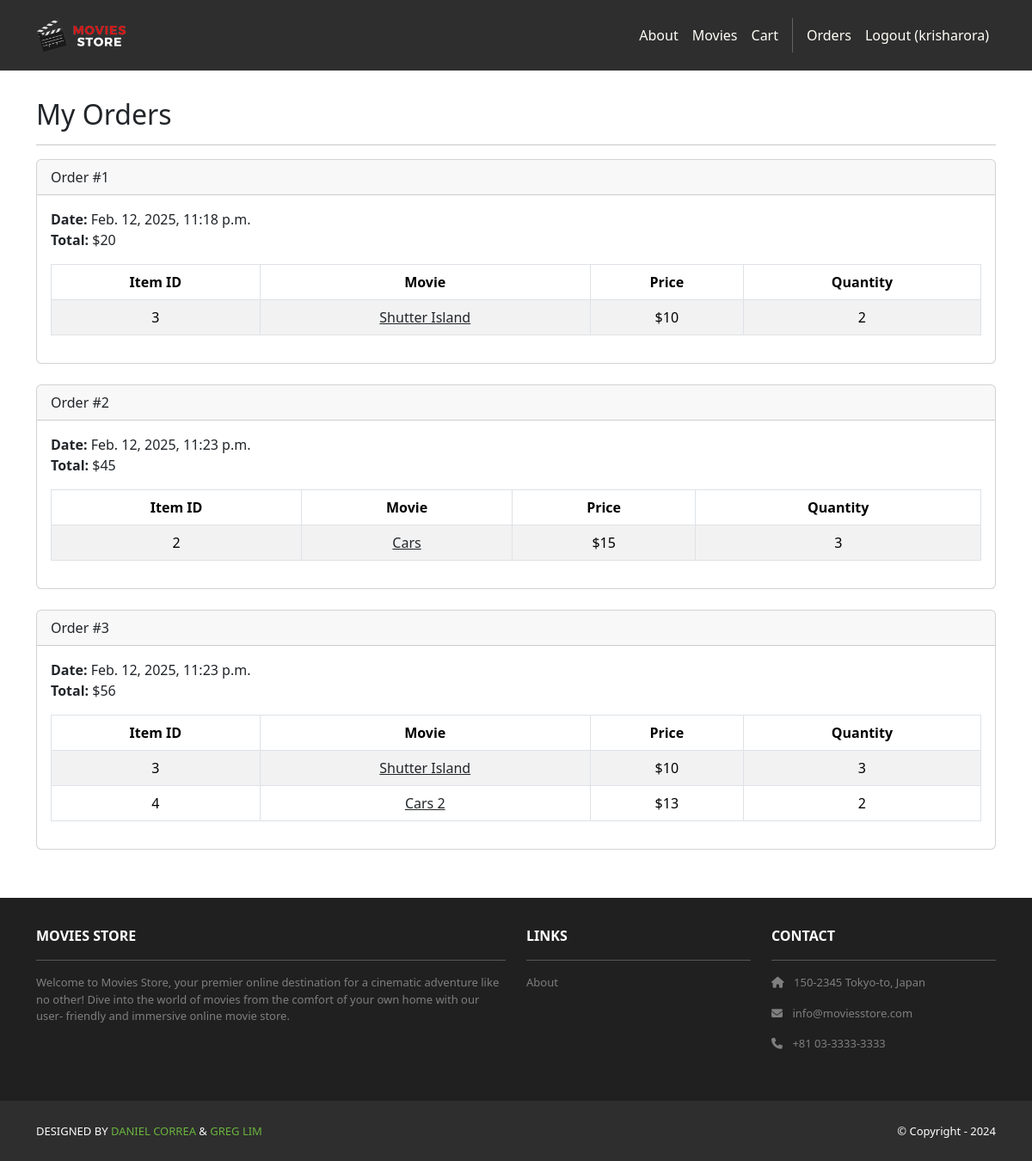
/accounts/orders/ (signed in), run on an earlier commit of the app's database.
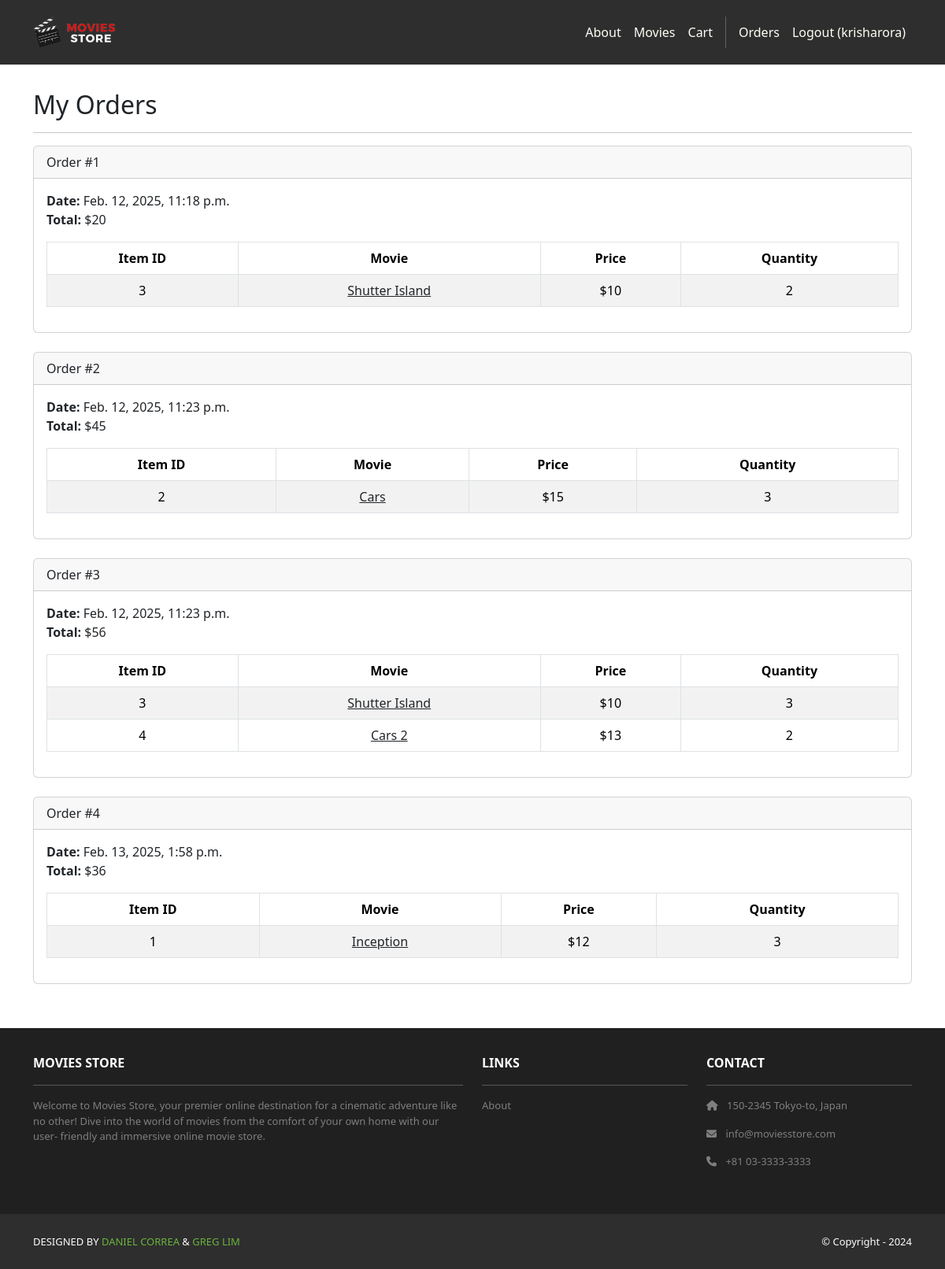
And on a later commit of the database.
### cart/models.py (models this page shows, shortened)
class Order(models.Model):
    id = models.AutoField(primary_key=True)
    total = models.IntegerField()
    date = models.DateTimeField(auto_now_add=True)
    user = models.ForeignKey(User,
        on_delete=models.CASCADE)

class Item(models.Model):
    id = models.AutoField(primary_key=True)
    price = models.IntegerField()
    quantity = models.IntegerField()
    order = models.ForeignKey(Order,
        on_delete=models.CASCADE)
    movie = models.ForeignKey(Movie,
        on_delete=models.CASCADE)

### movies/models.py (models this page shows, shortened)
class Movie(models.Model):
    id = models.AutoField(primary_key=True)
    name = models.CharField(max_length=255)
    price = models.IntegerField()
    description = models.TextField()
    image = models.ImageField(upload_to='movie_images/')

### accounts/views.py (the view)
# urls.py: path('orders/', views.orders, name='accounts.orders')
@login_required
def orders(request):
    template_data = {}
    template_data['title'] = 'Orders'
    template_data['orders'] = request.user.order_set.all()
    return render(request, 'accounts/orders.html',
        {'template_data': template_data})

### accounts/templates/accounts/orders.html
{% extends 'base.html' %}
{% block content %}
<div class="p-3">
  <div class="container">
    <div class="row mt-3">
      <div class="col mx-auto mb-3">
        <h2>My Orders</h2>
        <hr />
        {% for order in template_data.orders %}
        <div class="card mb-4">
          <div class="card-header">
            Order #{{ order.id }}
          </div>
          <div class="card-body">
            <b>Date:</b> {{ order.date }}<br />
            <b>Total:</b> ${{ order.total }}<br />
            <table class="table table-bordered
              table-striped text-center mt-3">
              <thead>
                <tr>
                  <th scope="col">Item ID</th>
                  <th scope="col">Movie</th>
                  <th scope="col">Price</th>
                  <th scope="col">Quantity</th>
                </tr>
              </thead>
              <tbody>
                {% for item in order.item_set.all %}
                <tr>
                  <td>{{ item.movie.id }}</td>
                  <td>
                    <a class="link-dark"
                      href="{% url 'movies.show' id=item.movie.id %}">
                      {{ item.movie.name }}
                    </a>
                  </td>
                  <td>${{ item.movie.price }}</td>
                  <td>{{ item.quantity }}</td>
                </tr>
                {% endfor %}
              </tbody>
            </table>
          </div>
        </div>
        {% endfor %}
      </div>
    </div>
  </div>
</div>
{% endblock content %}

What changed in the data, as far as the page shows it:
added Order: id "4", date "Feb. 13, 2025, 1:58 p.m.", total "36"
added Item: movie.id "1", movie.name "Inception", movie.price "12", quantity "3", shown under "4"
